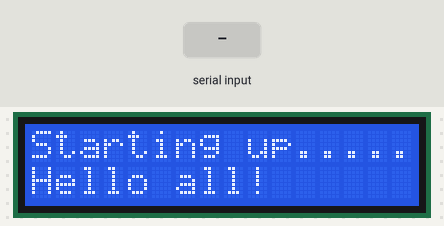
Bench run of a sketch on a simulated Arduino Uno, built with avr-gcc and run on an emulated ATmega328P. Shown: 16×2 character LCD. Inputs (shaded band) come from the test bench. Random numbers use the default seed unless the sketch sets one; what the sketch prints to the serial monitor is not drawn.

Above: at 2.2 s.
At 4.3 s:
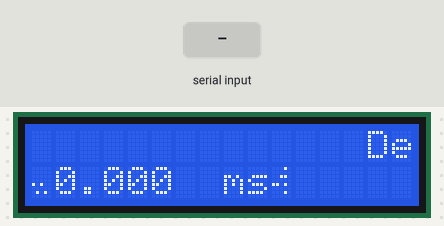
4.4 s: "<ms-1>" received over Serial
At 5.1 s:
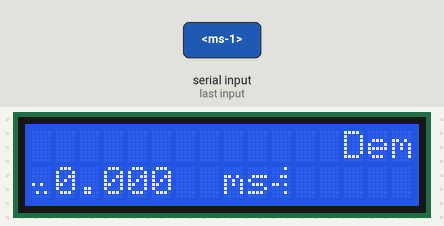
7.5 s: "<ms-1>" received over the second serial link
At 7.5 s:
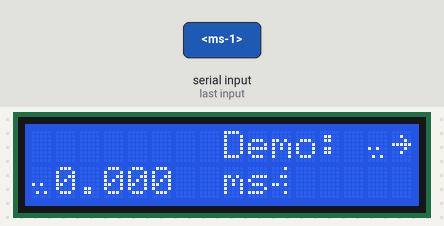
10.6 s: "ms-1\n" received over the second serial link
Timing chart, 0 to 13.6 s (numbered marks = the images above; inputs shaded):
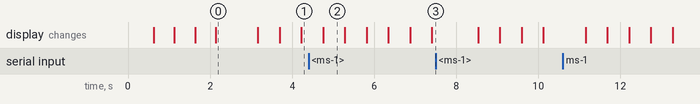

The sketch:

uno.ino
```cpp
//  SerialIn_SerialOut_HM-10_01
//
//  Uses hardware serial to talk to the host computer and AltSoftSerial for communication with the bluetooth module
//
//  What ever is entered in the serial monitor is sent to the connected device
//  Anything received from the connected device is copied to the serial monitor
//  Does not send line endings to the HM-10
//
//  Pins
//  BT VCC to Arduino 5V out.
//  BT GND to GND
//  Arduino D8 (SS RX) - BT TX no need voltage divider
//  Arduino D9 (SS TX) - BT RX through a voltage divider (5v to 3.3v)
//
#include <AltSoftSerial.h>
#include "Parse.h"
#include "TrainStatus.h"
#include <LiquidCrystal_PCF8574.h>
#include <Wire.h>
#include "ControlBoxButton.h"
#include "Button.h"

/*
  LCM1602 Display with I2C module
*/
#define bpin_estop 1
#define bpin_changedir 2
#define bpin_startstop 3
#define bpin_doors 4


// ***** CUSTOM CHARACTER *****
int minusOne[8] = { 0b00010, 0b00110, 0b11010, 0b00010, 0b00111, 0b00000, 0b00000, 0b00000 };
int doubleAngledBrackets[8] = { 0b00000, 0b00000, 0b10100, 0b01010, 0b00101, 0b01010, 0b10100, 0b00000 };
int upArrow[8] = { 0b00100, 0b01110, 0b11111, 0b00100, 0b00100, 0b00100, 0b00100, 0b00100 };
int downArrow[8] ={ 0b00100, 0b00100, 0b00100, 0b00100, 0b00100, 0b11111, 0b01110, 0b00100 };
// int myHeart[8] = {0, 10, 31, 31, 14, 4, 0, 0};

// ***** GLOBAL VARIABLES AND CONFIGS *****
// **** velocity display configs ****
const int v_lenIncDecimalPoint = 5;
const int v_numDigsAfterDecimal = 3;
char v_outStr[8];

// **** direction ****
//traindirection dir = unknown;

// **** scrolling text variables ****
int ls_startIndex = 16;
int ls_endIndex = 0;
int rs_endIndex  = -1;
int rs_startIndex = -1;

// **** buttons ****
Button b_estop(bpin_estop, 'x', estop);
Button b_changedir(bpin_changedir, 'c', changedir);
Button b_startstop(bpin_startstop, 's', togglestartstop);
Button b_doors(bpin_doors, 'd', toggledoors);
//

// **** LCD ****
LiquidCrystal_PCF8574 lcd(0x27); // Set the lcd address to 0x27 for a 16 chars and 2 line display
// Try I2C address of 0x3f or 0x20 if 0x27 does not work


AltSoftSerial BTserial;
// https://www.pjrc.com/teensy/td_libs_AltSoftSerial.html


boolean NL = true;
Parse parser = Parse();
TrainStatus trainStatus;

void setup() {
  while (!Serial);
  Serial.begin(9600);
  BTserial.begin(9600);
  Serial.println("BTserial started at 9600");
  setup_lcd();
}

void loop() {
  loop_lcd();
  considerReadingInput();
  if (Serial.available())
  {
    char c = ' ';
    c = Serial.read();

    // do not send line end characters to the HM-10
    if (c != 10 & c != 13 )
    {
      BTserial.write(c);
    }

    // Echo the user input to the main window.
    // If there is a new line print the ">" character.
    if (NL) {
      NL = false;
    }
    Serial.write(c);
    if (c == 10) {
      NL = true;
    }
  }
}

void considerReadingInput() {
  String input = "";
  while (BTserial.available()) {
    input = input + (char) BTserial.read();
    delay(100);
  }

  if (input.length() > 0) {
    trainStatus = parser.parse(input);
  }
}


void setup_lcd() {
  // Check and connect to LCD.
  int error;

  Serial.println("lcd...");

  // Wait on Serial to be available on Uno
  while (!Serial);

  Serial.println("Checking for LCD...");
  Wire.begin();
  Wire.beginTransmission(0x27);
  error = Wire.endTransmission();
  Serial.print("Error: ");
  Serial.print(error);

  if (error == 0) {
    Serial.println(": LCD found.");
    lcd.begin(16, 2); // initialize the lcd (16 chars, 2 lines)
  } else {
    Serial.println(": LCD not found.");
  }

  // Create custom characters
  lcd.createChar(1, minusOne);
  lcd.createChar(2, doubleAngledBrackets);
  lcd.createChar(3, upArrow);
  lcd.createChar(4, downArrow);

  // Initalise buttons
  b_estop.begin();
  b_changedir.begin();
  b_startstop.begin();
  b_doors.begin();

  // Set configs for lcd
  lcd.setBacklight(255); // Set LCD's brightness

  // Show start up message
  lcd.setCursor(0, 0);
  lcd.print("Starting up");
  lcd.setCursor(0, 1);
  lcd.print("Hello all!");
  for (int i = 11; i < 16; i++) {
    lcd.setCursor(i, 0);
    lcd.print(".");
    delay(500);
  }
  delay(500);
  lcd.clear();
}

void loop_lcd() {
  // First line
  lcd.setCursor(0, 0);
  lcd.print(scrollLeft("Demo: " + String("\2") + "~ Scrolling single row only ~" + String("\3\4\2") + "  The quick brown fox jumps over the lazy dog"));

  // Second line
  displayVelocity(trainStatus.speed.toDouble());
  displayUnit();
  displayDirection(trainStatus.dir);
  delay(500);
}

ControlBoxButton randomiseButtonPressed() {
  int i = rand() % 4;
  ControlBoxButton btn;

  if (i < 0) {
    btn = estop;
  } else if (i < 1) {
    btn = changedir;
  } else if (i < 2) {
    btn = toggledoors;
  } else {
    btn = togglestartstop;
  }
  return btn;
}

float randomiseFloat() {
  // Train should be travelling between 0.1 - 0.4 ms-1
  return (float)rand() / 1000;
}

String buttonToString(ControlBoxButton btn) {
  if (btn == estop) {
    return "Emergency Stop";
  } else if (btn == changedir) {
    return "Change Direction";
  } else if (btn == toggledoors) {
    return "Opening/Closing Doors";
  } else {
    return "Start/Stop Train";
  }
}

// **** print to LCD funcs ****
String displayButtonPressed() {
  lcd.setCursor(0, 0); // First line
  String btnPressed = buttonToString(randomiseButtonPressed());
  lcd.print(btnPressed);
  return btnPressed;
}

void displayVelocity(double speed) {
  lcd.setCursor(0, 1);
  lcd.write(byte(2));
  dtostrf(speed, v_lenIncDecimalPoint, v_numDigsAfterDecimal, v_outStr);
  lcd.print(v_outStr);
}

void displayUnit() {
  // Print unit "m/s" or "ms-1" custom char
  lcd.setCursor(7, 1);
  lcd.print(" ms");
  lcd.setCursor(10, 1);
  lcd.write(byte(1)); // Write minusOne character to lcd
}

void displayDirection(String dir) {
  lcd.setCursor(12, 1);
  lcd.print(dir);
}

String scrollLeft(String text) {
  String str;
  String strPadded = "                " + text + "                "; //16 whitespace paddings + text + 16 whitespace paddings

  // Extract whatever is needed for display and increment startIndex and endIndex by one
  str = strPadded.substring(ls_startIndex++, ls_endIndex++);

  // When index is out of bound, reset indexes to default positions
  if (ls_startIndex > strPadded.length()) {
    resetLeftScrollIndexes();
  }
  return str;
}

// Use when a new different text is being printed or when indexes are out of bound
void resetLeftScrollIndexes() {
  ls_startIndex = 16;
  ls_endIndex = 0;
}

String scrollRight(String text) {
  String str;
  String strPadded = "                " + text + "                "; //16 whitespace paddings + text + 16 whitespace paddings
  // When index is out of bound, reset indexes to default positions
  if (rs_endIndex  < 1) {
    rs_endIndex  = strPadded.length();
    rs_startIndex = rs_endIndex  - 16;
  }
  // Extract whatever is needed for display and increment startIndex and endIndex by one
  str = strPadded.substring(rs_startIndex--, rs_endIndex--);

  return str;
}

void resetRightScrollIndexes() {
  rs_endIndex  = -1;
  rs_startIndex = -1;
}
```

Button.cpp
```cpp
#include "Arduino.h"
#include "Button.h"
#include "ControlBoxButton.h"

Button::Button(uint8_t pin, char ch, ControlBoxButton btn) : _buttonPin(pin), _command(ch), _btn(btn) { }

// Set pinMode for Button
void Button::begin() {
  pinMode(_buttonPin, INPUT);
}

// Function to check if Button is released
bool Button::isPressed() {
  int buttonState = digitalRead(_buttonPin);
  if (buttonState == HIGH) {
    return true;
  } else {
    return false;
  }
}

ControlBoxButton Button::getEnumType() {
  return _btn;
}

char Button::getCharCommand() {
  return _command;
}
```

Button.h
```cpp
#ifndef Button_h
#define Button_h
#include "ControlBoxButton.h"

class Button {
  private:
    uint8_t _buttonPin;
    char _command;
    ControlBoxButton _btn;

  public:
    Button(uint8_t pin, char ch, ControlBoxButton btn);
    void begin();
    bool isPressed();
    ControlBoxButton getEnumType();
    char getCharCommand();
};
#endif
```

ControlBoxButton.h
```cpp
#ifndef ControlBoxButton_h
#define ControlBoxButton_h

enum ControlBoxButton {
  estop,
  changedir,
  toggledoors,
  togglestartstop
};
#endif
```

Parse.cpp
```cpp
#include "Arduino.h"
#include "Parse.h"

char dirDelim = 'd';
char speedDelim = 'a';
TrainStatus train;

Parse::Parse() { }

TrainStatus Parse::parse(String input) {
  input.trim();
  if (input.charAt(0) == startDelim && input.charAt(input.length() - 1) == termDelim) {
    if (hasData(input, dirDelim)) {
      train.status = input.substring(input.indexOf(startDelim) + 1, input.indexOf(statDelim));
      train.dir = parseData(input, dirDelim);
    }

    if (hasData(input, speedDelim)) {
      train.status = input.substring(input.indexOf(startDelim) + 1, input.indexOf(statDelim));
      train.speed = parseData(input, speedDelim);

    }
  }
  return train;
}

String Parse::parseData(String input, char dataDelim) {
  return input.substring(input.indexOf(dataDelim) + 2, input.indexOf(Parse::termDelim));
}

bool Parse::hasData(String input, char dataDelim) {
  return input.indexOf(dataDelim) != -1;
}
```

Parse.h
```cpp
#ifndef Parse_h
#define Parse_h
#include "TrainStatus.h"

class Parse {

  private:
    char startDelim = '<';
    char termDelim = '>';
    char statDelim = ':';
    String parseData(String input, char dataDelim);

  public:
    Parse();
    TrainStatus parse(String input);
    bool hasData(String input, char dataDelim);
};
#endif
```

TrainStatus.h
```cpp
#ifndef TrainStatus_h
#define TrainStatus_h

struct TrainStatus {
  String status;
  String dir;
  String speed;
};
#endif
```

Measured:
- what the display in image 0 shows lasts 1.1 s, from 2.1 s to 3.2 s
- what the display in image 2 shows lasts 0.5 s, from 4.8 s to 5.3 s
